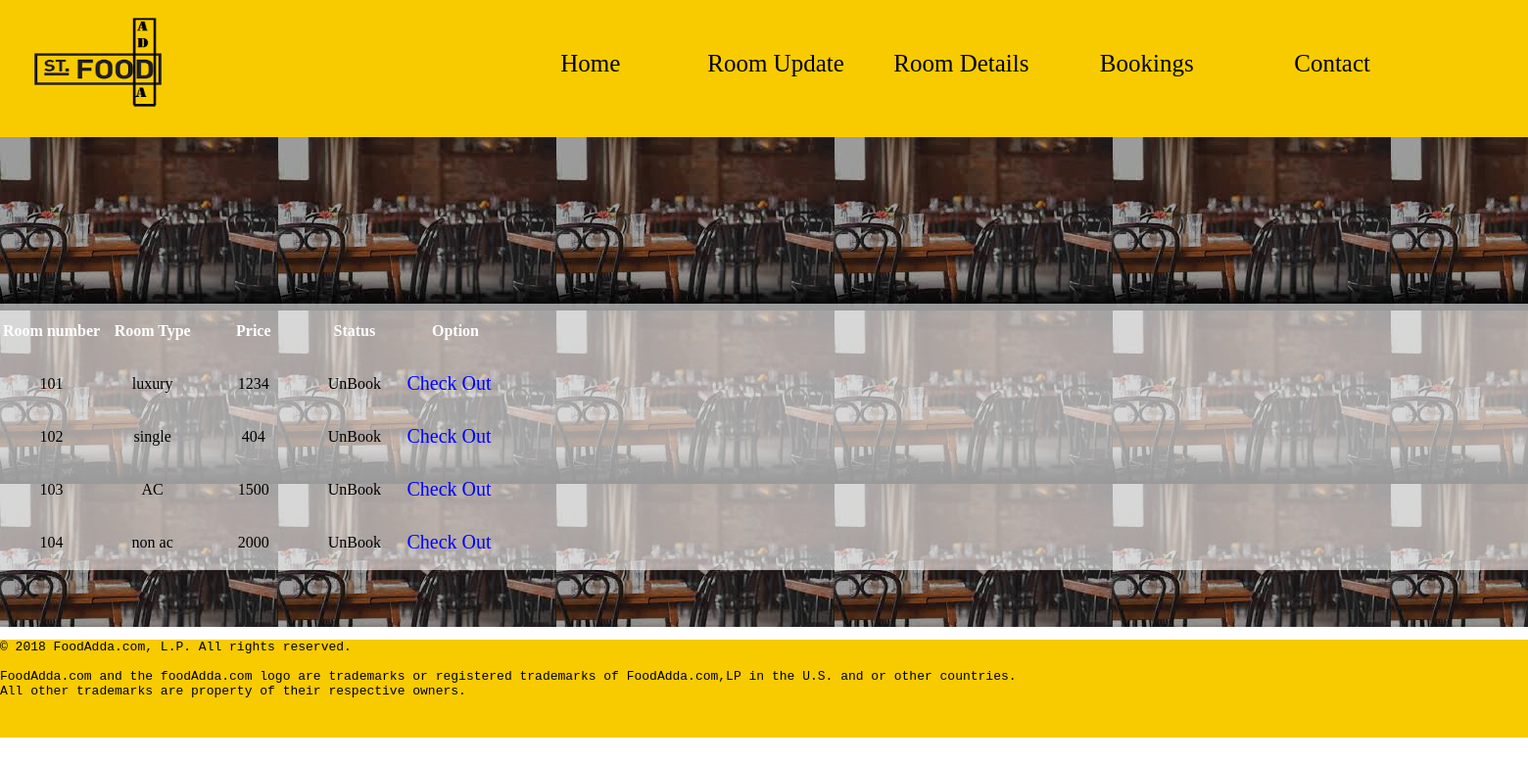
Screenshot of /Admin/rd.php with the database file from the repository.
### tables this page shows
CREATE TABLE `room` (
  `id` int(11) DEFAULT NULL,
  `roomno` varchar(20) DEFAULT NULL,
  `type` varchar(20) DEFAULT NULL,
  `price` int(11) DEFAULT NULL,
  `status` varchar(20) DEFAULT 'Un Available'
);

### Admin/rd.php (the view, shortened to what this page needs)
<?php
include("connection.php")
 ?>
<!DOCTYPE html>
<html>
<head>
	<link rel="stylesheet" type="text/css" href="css/style.css">
</head>
<body>
	<div id="full">
		<div id="header">
			<div id="logo">
				<img src="img/fadda.png">
			</div>
			<div id="nav">
				<ul>
					<li><a href="ahome.php">Home</a></li>
					<li><a href="room.php">Room Update</a></li>
					<li><a href="rd.php">Room Details</a></li>
					<li><a href="booking.php">Bookings</a></li>
					<li><a href="contact.php">Contact</a></li>
				</ul>
			</div>
		</div>
	</div>
<div style="background-image: url('img/b2.jpg');width: 250%;height: 500px;background-repeat: none;">
	<div><br><br><br><br><br>
		<h1 style="color: cyan; text-align: center;">Welcome Admin</h1>
		<div style="background: rgba(255,255,255,0.6); ">
			<table>
			<tr>
				<th width="25%" height="50px" >Room number</th>
				<th width="25%" height="50px">Room Type</th>
				<th width="25%" height="50px">Price</th>
				<th width="25%" height="50px">Status</th>
				<th width="25%" height="50px">Option</th>
			</tr>
			<?php
				$q1="select * from room";
				$run=mysqli_query($a,$q1);
				while ($row=mysqli_fetch_array($run))
				 {
					$no=$row['roomno'];
					$type=$row['type'];
					$p=$row['price'];
					$s=$row['status'];
			?>
			<tr>
				<td width="25%" height="50px"><center><?php echo $no; ?></center></td>
				<td width="25%" height="50px"><center><?php echo $type; ?></center></td>
				<td width="25%" height="50px"><center><?php echo $p; ?></center></td>
				<td width="25%" height="50px"><center><?php echo $s; ?></center></td>
				<td  width="25%" height="50px" ><a href="co.php? no=<?php echo $no; ?>">Check Out</a></td>
			</tr>
			<?php
		}
		?>
		</table>
	</div>
	</div>
</div>
<div id="footer">
	<pre>© 2018 FoodAdda.com, L.P. All rights reserved.
FoodAdda.com and the foodAdda.com logo are trademarks or registered trademarks of FoodAdda.com,LP in the U.S. and or other countries.
All other trademarks are property of their respective owners.</pre>
</div>
</body>
</html>

### Admin/css/style.css (style rules this page uses)
body { margin: 0; }
#full { width:100%; height:auto; }
#header { width: 100%; height: 140px; background: #F8CB00; }
#logo { width: 30%; height: 50px; float: left; }
#nav { width: 70%; height: 100px; float: left; }
ul li { list-style: none; float: left; width: 18%; height: 50px; line-height: normal; text-align: center; margin-top: 35px; }
td a { font-size: 20px; color: blue; }
a { text-decoration: none; color: black; font-size: 25px; }
img { width: 200px; height: 130px; }
th { width: 20%; height: 50px; color:white; }
td { width: 20%; height: 50px; }
h1 { color: red; }
#footer { width: 100%; height:100px; background:#F8CB00; bottom:0px; }

### rows the page displays
room: roomno "101", type "luxury", price "1234", status "UnBook"
room: roomno "102", type "single", price "404", status "UnBook"
room: roomno "103", type "AC", price "1500", status "UnBook"
room: roomno "104", type "non ac", price "2000", status "UnBook"
